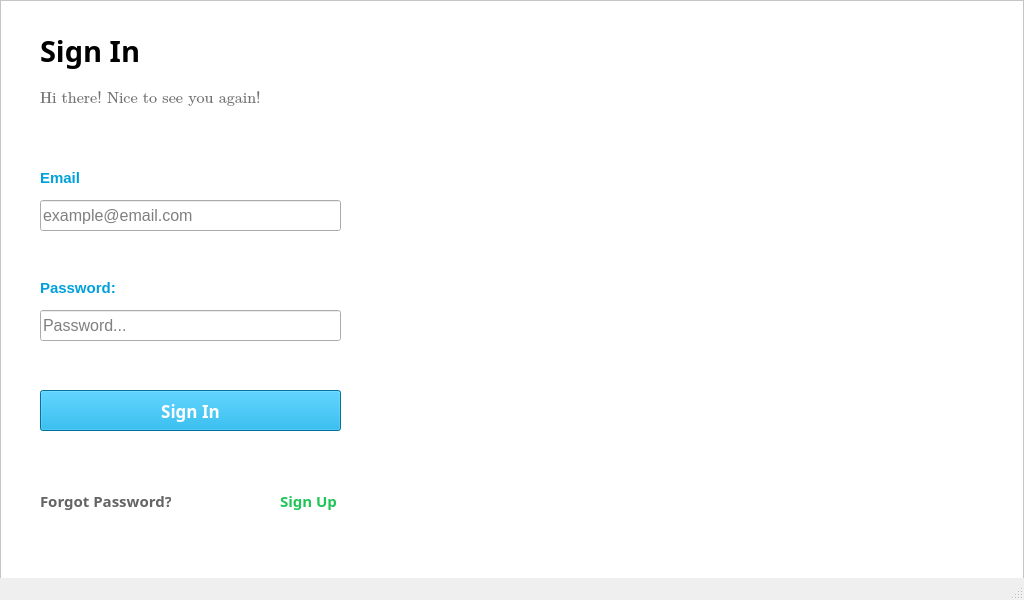
<?xml version="1.0" encoding="UTF-8"?>
<ui version="4.0">
 <class>MainWindow</class>
 <widget class="QMainWindow" name="MainWindow">
  <property name="geometry">
   <rect>
    <x>0</x>
    <y>0</y>
    <width>1024</width>
    <height>600</height>
   </rect>
  </property>
  <property name="minimumSize">
   <size>
    <width>1024</width>
    <height>600</height>
   </size>
  </property>
  <property name="maximumSize">
   <size>
    <width>1024</width>
    <height>600</height>
   </size>
  </property>
  <property name="palette">
   <palette>
    <active>
     <colorrole role="Text">
      <brush brushstyle="SolidPattern">
       <color alpha="255">
        <red>0</red>
        <green>0</green>
        <blue>0</blue>
       </color>
      </brush>
     </colorrole>
    </active>
    <inactive>
     <colorrole role="Text">
      <brush brushstyle="SolidPattern">
       <color alpha="255">
        <red>0</red>
        <green>0</green>
        <blue>0</blue>
       </color>
      </brush>
     </colorrole>
    </inactive>
    <disabled/>
   </palette>
  </property>
  <property name="windowTitle">
   <string>MainWindow</string>
  </property>
  <widget class="QWidget" name="centralwidget">
   <widget class="QLineEdit" name="UsernameInput">
    <property name="geometry">
     <rect>
      <x>40</x>
      <y>200</y>
      <width>301</width>
      <height>31</height>
     </rect>
    </property>
    <property name="sizePolicy">
     <sizepolicy hsizetype="Fixed" vsizetype="Fixed">
      <horstretch>0</horstretch>
      <verstretch>0</verstretch>
     </sizepolicy>
    </property>
    <property name="font">
     <font>
      <pointsize>12</pointsize>
     </font>
    </property>
    <property name="text">
     <string/>
    </property>
    <property name="placeholderText">
     <string>example@email.com</string>
    </property>
   </widget>
   <widget class="QLabel" name="UsernameLabel">
    <property name="geometry">
     <rect>
      <x>40</x>
      <y>170</y>
      <width>111</width>
      <height>16</height>
     </rect>
    </property>
    <property name="palette">
     <palette>
      <active>
       <colorrole role="WindowText">
        <brush brushstyle="SolidPattern">
         <color alpha="255">
          <red>0</red>
          <green>160</green>
          <blue>220</blue>
         </color>
        </brush>
       </colorrole>
       <colorrole role="Text">
        <brush brushstyle="SolidPattern">
         <color alpha="255">
          <red>0</red>
          <green>160</green>
          <blue>220</blue>
         </color>
        </brush>
       </colorrole>
       <colorrole role="ButtonText">
        <brush brushstyle="SolidPattern">
         <color alpha="255">
          <red>0</red>
          <green>160</green>
          <blue>220</blue>
         </color>
        </brush>
       </colorrole>
       <colorrole role="PlaceholderText">
        <brush brushstyle="SolidPattern">
         <color alpha="128">
          <red>0</red>
          <green>160</green>
          <blue>220</blue>
         </color>
        </brush>
       </colorrole>
      </active>
      <inactive>
       <colorrole role="WindowText">
        <brush brushstyle="SolidPattern">
         <color alpha="255">
          <red>0</red>
          <green>160</green>
          <blue>220</blue>
         </color>
        </brush>
       </colorrole>
       <colorrole role="Text">
        <brush brushstyle="SolidPattern">
         <color alpha="255">
          <red>0</red>
          <green>160</green>
          <blue>220</blue>
         </color>
        </brush>
       </colorrole>
       <colorrole role="ButtonText">
        <brush brushstyle="SolidPattern">
         <color alpha="255">
          <red>0</red>
          <green>160</green>
          <blue>220</blue>
         </color>
        </brush>
       </colorrole>
       <colorrole role="PlaceholderText">
        <brush brushstyle="SolidPattern">
         <color alpha="128">
          <red>0</red>
          <green>160</green>
          <blue>220</blue>
         </color>
        </brush>
       </colorrole>
      </inactive>
      <disabled>
       <colorrole role="WindowText">
        <brush brushstyle="SolidPattern">
         <color alpha="255">
          <red>0</red>
          <green>160</green>
          <blue>220</blue>
         </color>
        </brush>
       </colorrole>
       <colorrole role="Text">
        <brush brushstyle="SolidPattern">
         <color alpha="255">
          <red>0</red>
          <green>160</green>
          <blue>220</blue>
         </color>
        </brush>
       </colorrole>
       <colorrole role="ButtonText">
        <brush brushstyle="SolidPattern">
         <color alpha="255">
          <red>0</red>
          <green>160</green>
          <blue>220</blue>
         </color>
        </brush>
       </colorrole>
       <colorrole role="PlaceholderText">
        <brush brushstyle="SolidPattern">
         <color alpha="128">
          <red>0</red>
          <green>160</green>
          <blue>220</blue>
         </color>
        </brush>
       </colorrole>
      </disabled>
     </palette>
    </property>
    <property name="font">
     <font>
      <family>Arial</family>
      <pointsize>11</pointsize>
      <bold>true</bold>
     </font>
    </property>
    <property name="styleSheet">
     <string notr="true">color:rgb(0, 160, 220);
</string>
    </property>
    <property name="text">
     <string>Email</string>
    </property>
   </widget>
   <widget class="QLabel" name="PasswordLabel">
    <property name="geometry">
     <rect>
      <x>40</x>
      <y>280</y>
      <width>101</width>
      <height>16</height>
     </rect>
    </property>
    <property name="font">
     <font>
      <family>Arial</family>
      <pointsize>11</pointsize>
      <bold>true</bold>
     </font>
    </property>
    <property name="styleSheet">
     <string notr="true">color:rgb(0, 160, 220);</string>
    </property>
    <property name="text">
     <string>Password:</string>
    </property>
   </widget>
   <widget class="QLineEdit" name="PaswordInput">
    <property name="geometry">
     <rect>
      <x>40</x>
      <y>310</y>
      <width>301</width>
      <height>31</height>
     </rect>
    </property>
    <property name="font">
     <font>
      <pointsize>12</pointsize>
     </font>
    </property>
    <property name="inputMask">
     <string/>
    </property>
    <property name="text">
     <string/>
    </property>
    <property name="echoMode">
     <enum>QLineEdit::Password</enum>
    </property>
    <property name="placeholderText">
     <string>Password...</string>
    </property>
   </widget>
   <widget class="QLabel" name="label">
    <property name="geometry">
     <rect>
      <x>40</x>
      <y>30</y>
      <width>141</width>
      <height>41</height>
     </rect>
    </property>
    <property name="font">
     <font>
      <family>Segoe UI Variable Display Semib</family>
      <pointsize>22</pointsize>
      <bold>true</bold>
     </font>
    </property>
    <property name="text">
     <string>Sign In</string>
    </property>
   </widget>
   <widget class="QLabel" name="label_2">
    <property name="geometry">
     <rect>
      <x>40</x>
      <y>90</y>
      <width>301</width>
      <height>16</height>
     </rect>
    </property>
    <property name="font">
     <font>
      <family>Cambria Math</family>
      <pointsize>12</pointsize>
      <italic>false</italic>
     </font>
    </property>
    <property name="styleSheet">
     <string notr="true">color:rgb(115, 115, 115);
</string>
    </property>
    <property name="text">
     <string>Hi there! Nice to see you again!</string>
    </property>
   </widget>
   <widget class="QPushButton" name="pushButton">
    <property name="geometry">
     <rect>
      <x>40</x>
      <y>390</y>
      <width>301</width>
      <height>41</height>
     </rect>
    </property>
    <property name="palette">
     <palette>
      <active>
       <colorrole role="WindowText">
        <brush brushstyle="SolidPattern">
         <color alpha="255">
          <red>255</red>
          <green>255</green>
          <blue>255</blue>
         </color>
        </brush>
       </colorrole>
       <colorrole role="Button">
        <brush brushstyle="SolidPattern">
         <color alpha="255">
          <red>0</red>
          <green>160</green>
          <blue>220</blue>
         </color>
        </brush>
       </colorrole>
       <colorrole role="Text">
        <brush brushstyle="SolidPattern">
         <color alpha="255">
          <red>255</red>
          <green>255</green>
          <blue>255</blue>
         </color>
        </brush>
       </colorrole>
       <colorrole role="ButtonText">
        <brush brushstyle="SolidPattern">
         <color alpha="255">
          <red>255</red>
          <green>255</green>
          <blue>255</blue>
         </color>
        </brush>
       </colorrole>
       <colorrole role="Base">
        <brush brushstyle="SolidPattern">
         <color alpha="255">
          <red>0</red>
          <green>160</green>
          <blue>220</blue>
         </color>
        </brush>
       </colorrole>
       <colorrole role="Window">
        <brush brushstyle="SolidPattern">
         <color alpha="255">
          <red>0</red>
          <green>160</green>
          <blue>220</blue>
         </color>
        </brush>
       </colorrole>
       <colorrole role="PlaceholderText">
        <brush brushstyle="SolidPattern">
         <color alpha="128">
          <red>255</red>
          <green>255</green>
          <blue>255</blue>
         </color>
        </brush>
       </colorrole>
      </active>
      <inactive>
       <colorrole role="WindowText">
        <brush brushstyle="SolidPattern">
         <color alpha="255">
          <red>255</red>
          <green>255</green>
          <blue>255</blue>
         </color>
        </brush>
       </colorrole>
       <colorrole role="Button">
        <brush brushstyle="SolidPattern">
         <color alpha="255">
          <red>0</red>
          <green>160</green>
          <blue>220</blue>
         </color>
        </brush>
       </colorrole>
       <colorrole role="Text">
        <brush brushstyle="SolidPattern">
         <color alpha="255">
          <red>255</red>
          <green>255</green>
          <blue>255</blue>
         </color>
        </brush>
       </colorrole>
       <colorrole role="ButtonText">
        <brush brushstyle="SolidPattern">
         <color alpha="255">
          <red>255</red>
          <green>255</green>
          <blue>255</blue>
         </color>
        </brush>
       </colorrole>
       <colorrole role="Base">
        <brush brushstyle="SolidPattern">
         <color alpha="255">
          <red>0</red>
          <green>160</green>
          <blue>220</blue>
         </color>
        </brush>
       </colorrole>
       <colorrole role="Window">
        <brush brushstyle="SolidPattern">
         <color alpha="255">
          <red>0</red>
          <green>160</green>
          <blue>220</blue>
         </color>
        </brush>
       </colorrole>
       <colorrole role="PlaceholderText">
        <brush brushstyle="SolidPattern">
         <color alpha="128">
          <red>255</red>
          <green>255</green>
          <blue>255</blue>
         </color>
        </brush>
       </colorrole>
      </inactive>
      <disabled>
       <colorrole role="WindowText">
        <brush brushstyle="SolidPattern">
         <color alpha="255">
          <red>255</red>
          <green>255</green>
          <blue>255</blue>
         </color>
        </brush>
       </colorrole>
       <colorrole role="Button">
        <brush brushstyle="SolidPattern">
         <color alpha="255">
          <red>0</red>
          <green>160</green>
          <blue>220</blue>
         </color>
        </brush>
       </colorrole>
       <colorrole role="Text">
        <brush brushstyle="SolidPattern">
         <color alpha="255">
          <red>255</red>
          <green>255</green>
          <blue>255</blue>
         </color>
        </brush>
       </colorrole>
       <colorrole role="ButtonText">
        <brush brushstyle="SolidPattern">
         <color alpha="255">
          <red>255</red>
          <green>255</green>
          <blue>255</blue>
         </color>
        </brush>
       </colorrole>
       <colorrole role="Base">
        <brush brushstyle="SolidPattern">
         <color alpha="255">
          <red>0</red>
          <green>160</green>
          <blue>220</blue>
         </color>
        </brush>
       </colorrole>
       <colorrole role="Window">
        <brush brushstyle="SolidPattern">
         <color alpha="255">
          <red>0</red>
          <green>160</green>
          <blue>220</blue>
         </color>
        </brush>
       </colorrole>
       <colorrole role="PlaceholderText">
        <brush brushstyle="SolidPattern">
         <color alpha="128">
          <red>255</red>
          <green>255</green>
          <blue>255</blue>
         </color>
        </brush>
       </colorrole>
      </disabled>
     </palette>
    </property>
    <property name="font">
     <font>
      <family>Segoe UI Variable Display Semib</family>
      <pointsize>13</pointsize>
      <bold>true</bold>
     </font>
    </property>
    <property name="autoFillBackground">
     <bool>false</bool>
    </property>
    <property name="styleSheet">
     <string notr="true">background-color:rgb(0, 160, 220);
color:white;
border-color:rgb(0, 167, 167)</string>
    </property>
    <property name="text">
     <string>Sign In</string>
    </property>
   </widget>
   <widget class="QLabel" name="label_3">
    <property name="geometry">
     <rect>
      <x>40</x>
      <y>490</y>
      <width>131</width>
      <height>21</height>
     </rect>
    </property>
    <property name="font">
     <font>
      <family>Segoe UI Semibold</family>
      <pointsize>11</pointsize>
      <bold>true</bold>
     </font>
    </property>
    <property name="styleSheet">
     <string notr="true">color:rgb(100, 100, 100);</string>
    </property>
    <property name="text">
     <string>Forgot Password?</string>
    </property>
   </widget>
   <widget class="QLabel" name="label_4">
    <property name="geometry">
     <rect>
      <x>280</x>
      <y>490</y>
      <width>61</width>
      <height>21</height>
     </rect>
    </property>
    <property name="font">
     <font>
      <family>Segoe UI Semibold</family>
      <pointsize>11</pointsize>
      <bold>true</bold>
     </font>
    </property>
    <property name="styleSheet">
     <string notr="true">color:rgb(32, 197, 87)</string>
    </property>
    <property name="text">
     <string>Sign Up</string>
    </property>
   </widget>
   <widget class="QFrame" name="frame">
    <property name="geometry">
     <rect>
      <x>0</x>
      <y>0</y>
      <width>1024</width>
      <height>600</height>
     </rect>
    </property>
    <property name="minimumSize">
     <size>
      <width>1024</width>
      <height>600</height>
     </size>
    </property>
    <property name="maximumSize">
     <size>
      <width>1024</width>
      <height>600</height>
     </size>
    </property>
    <property name="palette">
     <palette>
      <active>
       <colorrole role="Window">
        <brush brushstyle="SolidPattern">
         <color alpha="255">
          <red>255</red>
          <green>255</green>
          <blue>255</blue>
         </color>
        </brush>
       </colorrole>
      </active>
      <inactive>
       <colorrole role="Window">
        <brush brushstyle="SolidPattern">
         <color alpha="255">
          <red>255</red>
          <green>255</green>
          <blue>255</blue>
         </color>
        </brush>
       </colorrole>
      </inactive>
      <disabled>
       <colorrole role="Base">
        <brush brushstyle="SolidPattern">
         <color alpha="255">
          <red>255</red>
          <green>255</green>
          <blue>255</blue>
         </color>
        </brush>
       </colorrole>
       <colorrole role="Window">
        <brush brushstyle="SolidPattern">
         <color alpha="255">
          <red>255</red>
          <green>255</green>
          <blue>255</blue>
         </color>
        </brush>
       </colorrole>
      </disabled>
     </palette>
    </property>
    <property name="autoFillBackground">
     <bool>true</bool>
    </property>
    <property name="frameShape">
     <enum>QFrame::StyledPanel</enum>
    </property>
    <property name="frameShadow">
     <enum>QFrame::Raised</enum>
    </property>
    <widget class="QLabel" name="label_5">
     <property name="geometry">
      <rect>
       <x>490</x>
       <y>20</y>
       <width>491</width>
       <height>431</height>
      </rect>
     </property>
     <property name="styleSheet">
      <string notr="true">image: url(:/Nydec_pic/Screenshot 2024-04-09 110121.png);</string>
     </property>
     <property name="text">
      <string>&lt;html&gt;&lt;head/&gt;&lt;body&gt;&lt;p&gt;&lt;img src=&quot;C:\Users\Public\Documents\GitHub\Project---UI-Communications\User Interface\icons\NYDEC Picture\Screenshot 2024-04-09 110121.png&quot;/&gt;&lt;/p&gt;&lt;/body&gt;&lt;/html&gt;</string>
     </property>
    </widget>
   </widget>
   <zorder>frame</zorder>
   <zorder>UsernameInput</zorder>
   <zorder>UsernameLabel</zorder>
   <zorder>PasswordLabel</zorder>
   <zorder>PaswordInput</zorder>
   <zorder>label</zorder>
   <zorder>label_2</zorder>
   <zorder>pushButton</zorder>
   <zorder>label_3</zorder>
   <zorder>label_4</zorder>
  </widget>
  <widget class="QMenuBar" name="menubar">
   <property name="geometry">
    <rect>
     <x>0</x>
     <y>0</y>
     <width>1024</width>
     <height>22</height>
    </rect>
   </property>
  </widget>
  <widget class="QStatusBar" name="statusbar"/>
 </widget>
 <resources>
  <include location="nydec_pic_src_file.qrc"/>
 </resources>
 <connections/>
</ui>
